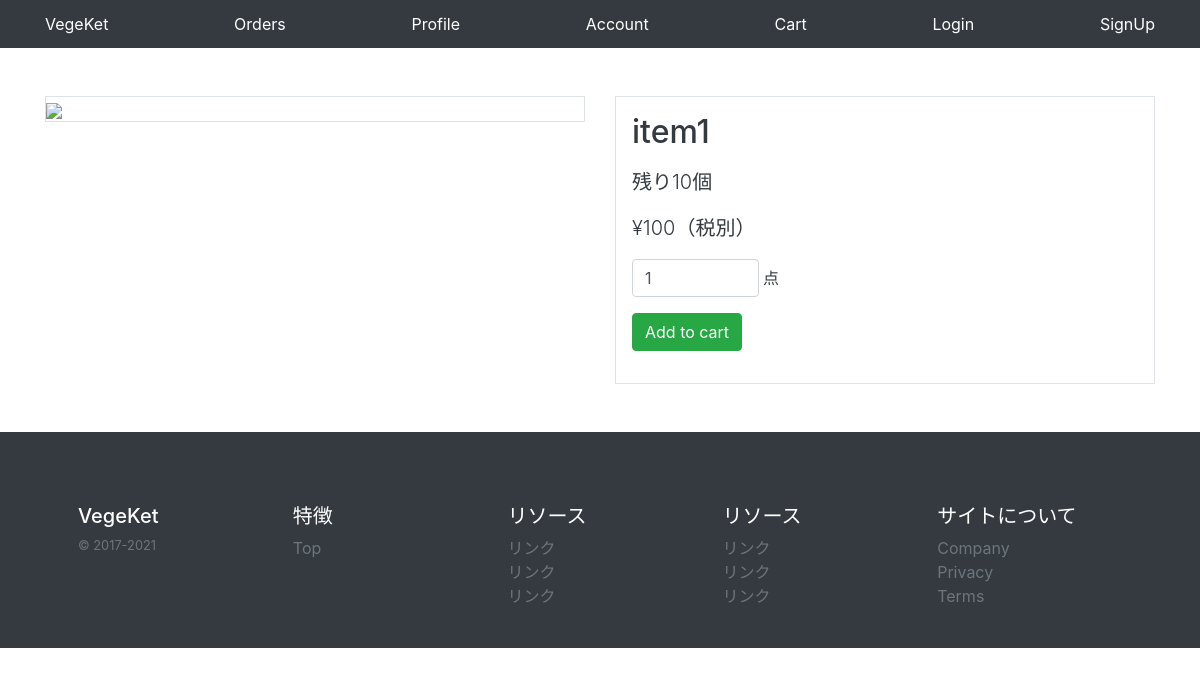
/items/Ly4cm2f8IOrXcUidQHO2Af/, run on the app's committed database.
### base/models/item_models.py (models this page shows, shortened)
class Item(models.Model):
    id = models.CharField(
        default=create_id, primary_key=True, max_length=22, editable=False
    )
    name = models.CharField(default="", max_length=50)
    price = models.PositiveIntegerField(default=0)
    stock = models.PositiveIntegerField(default=0)
    description = models.TextField(default="", blank=True)
    sold_count = models.PositiveIntegerField(default=0)
    is_published = models.BooleanField(default=False)
    created_at = models.DateTimeField(auto_now_add=True)
    updated_at = models.DateTimeField(auto_now=True)
    image = models.ImageField(default="", blank=True, upload_to=upload_image_to)
    category = models.ForeignKey(
        Category, on_delete=models.SET_NULL, null=True, blank=True
    )
    tags = models.ManyToManyField(Tag)

### base/views/item_views.py (the view)
# urls.py: path('items/<str:pk>/', views.ItemDetailView.as_view()),
class ItemDetailView(DetailView):
    model = Item
    template_name = 'pages/item.html'

### templates/pages/item.html (shortened to what this page needs)
{% extends 'base.html' %}
{% block main %}
  <div class="container">
    <div class="row my-5">
      <div class="col-12 col-lg-6">
        <div class="bg-white border overflow-hidden">
          <img src="/{{ object.image }}" width="100%">
        </div>
      </div>
      <div class="col-12 col-lg-6">
        <div class="border p-3 text-left text-dark overflow-hidden">
          <h2 class="display-5">{{object.name}}</h2>
          <p class="lead">残り{{object.stock}}個
          </p>
          <p class="lead">¥{{object.price}}（税別）</p>
          <form action="/cart/add/" method="POST" class="">
            <p>
              <input
                type="number"
                class="form-control d-inline w-25"
                name="quantity"
                value="1"
                max="{{object.stock}}">
              点
            </p>
            <p>
              {% if object.stock == 0 %}
                <button type="submit" class="btn btn-warning" disabled="disabled">売り切れ</button>
              {% else %}
                <button type="submit" class="btn btn-success">Add to cart</button>
              {% endif %}
            </p>
          </form>
        </div>
      </div>
    </div>
  </div>
{% endblock %}

### data on the page
Item: name "item1", stock "10", price "100"
